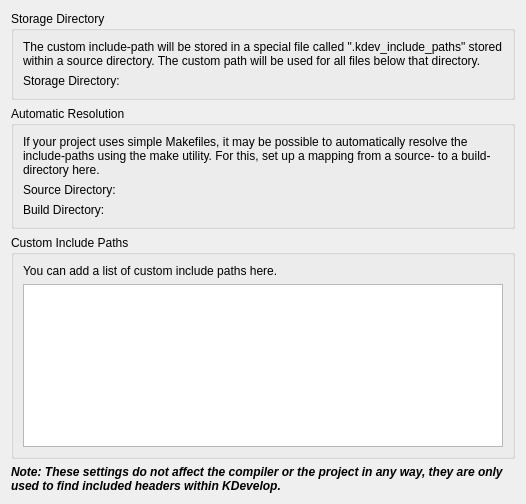
<?xml version="1.0" encoding="UTF-8"?>
<ui version="4.0">
 <class>CustomIncludePaths</class>
 <widget class="QWidget" name="CustomIncludePaths">
  <property name="geometry">
   <rect>
    <x>0</x>
    <y>0</y>
    <width>526</width>
    <height>504</height>
   </rect>
  </property>
  <property name="windowTitle">
   <string>Form</string>
  </property>
  <layout class="QVBoxLayout" name="verticalLayout">
   <item>
    <widget class="QGroupBox" name="groupBox">
     <property name="sizePolicy">
      <sizepolicy hsizetype="Preferred" vsizetype="Maximum">
       <horstretch>0</horstretch>
       <verstretch>0</verstretch>
      </sizepolicy>
     </property>
     <property name="title">
      <string>Storage Directory</string>
     </property>
     <layout class="QGridLayout" name="gridLayout">
      <item row="0" column="0">
       <widget class="QLabel" name="label">
        <property name="sizePolicy">
         <sizepolicy hsizetype="Preferred" vsizetype="Maximum">
          <horstretch>0</horstretch>
          <verstretch>0</verstretch>
         </sizepolicy>
        </property>
        <property name="text">
         <string>The custom include-path will be stored in a special file called &quot;.kdev_include_paths&quot; stored within a source directory. The custom path will be used for all files below that directory.</string>
        </property>
        <property name="wordWrap">
         <bool>true</bool>
        </property>
       </widget>
      </item>
      <item row="1" column="0">
       <layout class="QHBoxLayout" name="horizontalLayout">
        <item>
         <widget class="QLabel" name="label_4">
          <property name="text">
           <string>Storage Directory:</string>
          </property>
         </widget>
        </item>
        <item>
         <widget class="KUrlRequester" name="storageDirectory"/>
        </item>
       </layout>
      </item>
     </layout>
    </widget>
   </item>
   <item>
    <widget class="QGroupBox" name="groupBox_3">
     <property name="sizePolicy">
      <sizepolicy hsizetype="Preferred" vsizetype="Maximum">
       <horstretch>0</horstretch>
       <verstretch>0</verstretch>
      </sizepolicy>
     </property>
     <property name="title">
      <string>Automatic Resolution</string>
     </property>
     <layout class="QGridLayout" name="gridLayout_4">
      <item row="0" column="0">
       <widget class="QLabel" name="label_3">
        <property name="text">
         <string>If your project uses simple Makefiles, it may be possible to automatically resolve the include-paths using the make utility. For this, set up a mapping from a source- to a build-directory here.</string>
        </property>
        <property name="wordWrap">
         <bool>true</bool>
        </property>
       </widget>
      </item>
      <item row="1" column="0">
       <layout class="QGridLayout" name="gridLayout_3">
        <item row="0" column="0">
         <widget class="QLabel" name="label_5">
          <property name="text">
           <string>Source Directory:</string>
          </property>
         </widget>
        </item>
        <item row="0" column="1">
         <widget class="KUrlRequester" name="sourceDirectory"/>
        </item>
        <item row="1" column="0">
         <widget class="QLabel" name="label_6">
          <property name="text">
           <string>Build Directory:</string>
          </property>
         </widget>
        </item>
        <item row="1" column="1">
         <widget class="KUrlRequester" name="buildDirectory"/>
        </item>
       </layout>
      </item>
     </layout>
    </widget>
   </item>
   <item>
    <widget class="QGroupBox" name="groupBox_2">
     <property name="title">
      <string>Custom Include Paths</string>
     </property>
     <layout class="QGridLayout" name="gridLayout_2">
      <item row="0" column="0">
       <widget class="QLabel" name="label_2">
        <property name="sizePolicy">
         <sizepolicy hsizetype="Preferred" vsizetype="Maximum">
          <horstretch>0</horstretch>
          <verstretch>0</verstretch>
         </sizepolicy>
        </property>
        <property name="text">
         <string>You can add a list of custom include paths here.</string>
        </property>
        <property name="wordWrap">
         <bool>true</bool>
        </property>
       </widget>
      </item>
      <item row="1" column="0">
       <widget class="QPlainTextEdit" name="customIncludePaths"/>
      </item>
     </layout>
    </widget>
   </item>
   <item>
    <widget class="QLabel" name="label_7">
     <property name="font">
      <font>
       <weight>75</weight>
       <italic>true</italic>
       <bold>true</bold>
      </font>
     </property>
     <property name="text">
      <string>Note: These settings do not affect the compiler or the project in any way, they are only used to find included headers within KDevelop.</string>
     </property>
     <property name="wordWrap">
      <bool>true</bool>
     </property>
    </widget>
   </item>
  </layout>
 </widget>
 <customwidgets>
  <customwidget>
   <class>KUrlRequester</class>
   <extends>QFrame</extends>
   <header>kurlrequester.h</header>
  </customwidget>
 </customwidgets>
 <resources/>
 <connections/>
</ui>
